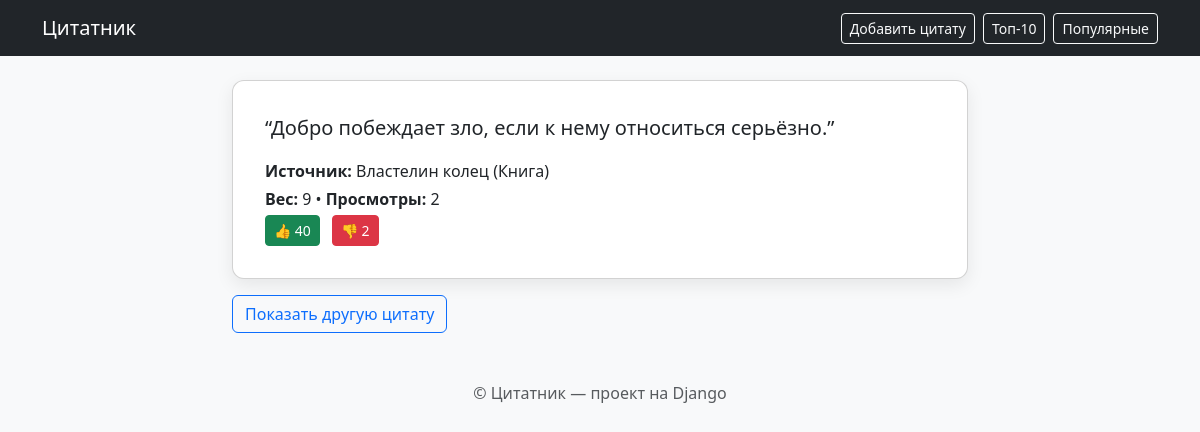
The page / on the database its author committed.
### quotes/models.py (models this page shows, shortened)
class Quote(models.Model):
    text = models.TextField(
        "Текст цитаты",
        unique=True,
        error_messages={
            "unique": "Цитата с таким текстом уже есть."
        }
    )
    source = models.ForeignKey(Source, verbose_name="Источник", on_delete=models.CASCADE, related_name="quotes")
    weight = models.PositiveIntegerField("Вес (чем выше — тем чаще выдаётся)", default=1)
    views = models.PositiveIntegerField("Просмотры", default=0)
    likes = models.IntegerField("Лайки", default=0)
    dislikes = models.IntegerField("Дизлайки", default=0)
    created_at = models.DateTimeField("Дата добавления", auto_now_add=True)
    class Meta:
        ordering = ["-likes", "-views", "-created_at"]
        verbose_name = "Цитата"
        verbose_name_plural = "Цитаты"
    def increment_views(self):
        Quote.objects.filter(pk=self.pk).update(views=F("views") + 1)

class Source(models.Model):
    TYPE_CHOICES = [
        ("film", "Фильм"),
        ("book", "Книга"),
        ("other", "Другое"),
    ]
    name = models.CharField("Название источника", max_length=255, unique=True)
    type = models.CharField("Тип", max_length=20, choices=TYPE_CHOICES, default="other")
    class Meta:
        verbose_name = "Источник"
        verbose_name_plural = "Источники"

### quotes/views.py (the view)
# urls.py: path("", views.index, name="index"),
def index(request):
    quote = weighted_random_quote()
    if quote:
        quote.increment_views()
    return render(request, "quotes/index.html", {"quote": quote})

### quotes/views.py (called while the page is built)
def weighted_random_quote():
    qs = Quote.objects.all()
    if not qs.exists():
        return None
    choices = []
    weights = []
    for q in qs:
        w = max(0, int(q.weight))
        if w > 0:
            choices.append(q.pk)
            weights.append(w)
    if not choices:
        return qs.order_by("?").first()
    selected_pk = random.choices(choices, weights=weights, k=1)[0]
    return Quote.objects.get(pk=selected_pk)

### templates/quotes/index.html
{% extends "quotes/base.html" %}
{% block content %}
  <div class="row justify-content-center">
    <div class="col-md-8">
      {% if quote %}
        {% include "quotes/quote_card.html" %}
        <div class="mt-3">
          <a class="btn btn-outline-primary" href="{% url 'quotes:index' %}">Показать другую цитату</a>
        </div>
      {% else %}
        <div class="alert alert-info">Цитат пока нет. Добавьте первую!</div>
      {% endif %}
    </div>
  </div>
{% endblock %}

### templates/quotes/quote_card.html (shortened to what this page needs)
<div class="card quote-card mb-3">
  <div class="card-body">
    <p class="card-text fs-5">“{{ quote.text }}”</p>
    <p class="mb-1"><strong>Источник:</strong> {{ quote.source.name }} ({{ quote.source.get_type_display }})</p>
    <p class="mb-1"><strong>Вес:</strong> {{ quote.weight }} • <strong>Просмотры:</strong> {{ quote.views }}</p>
    <form style="display:inline;">
      <button type="button" class="btn btn-success btn-sm me-2" onclick="sendVote({{ quote.pk }}, 'like')">
        👍 <span id="likes-count">{{ quote.likes }}</span>
      </button>
    </form>
    <form style="display:inline;">
      <button type="button" class="btn btn-danger btn-sm" onclick="sendVote({{ quote.pk }}, 'dislike')">
        👎 <span id="dislikes-count">{{ quote.dislikes }}</span>
      </button>
    </form>
  </div>
</div>

### static/quotes/styles.css (style rules this page uses)
.quote-card { border-radius: 12px; box-shadow: 0 6px 18px rgba(0,0,0,0.08); padding: 1rem; background: white; }
body { background: #f8f9fa; }

### rows shown on the page
Quote: text "Добро побеждает зло, если к нему относиться серьёзно.", source.name "Властелин колец", source.type "Книга", weight "9", views "2", likes "40", dislikes "2"
